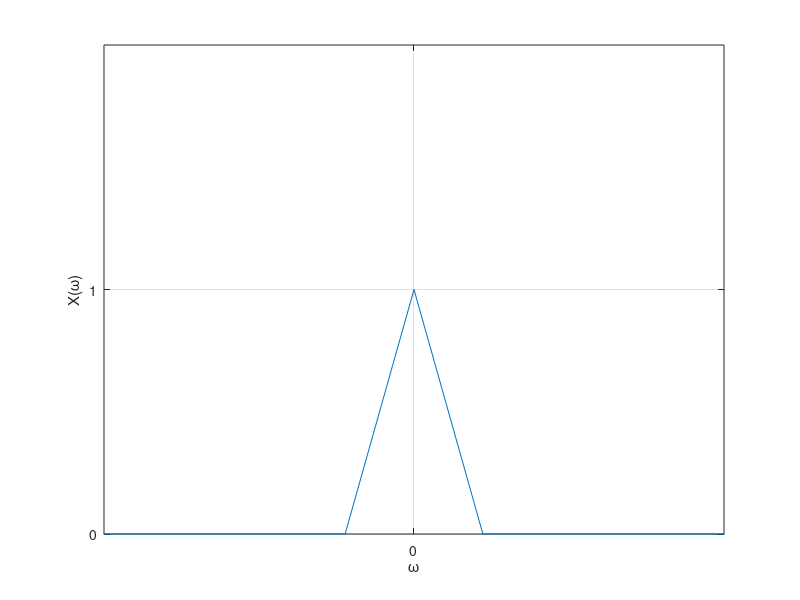
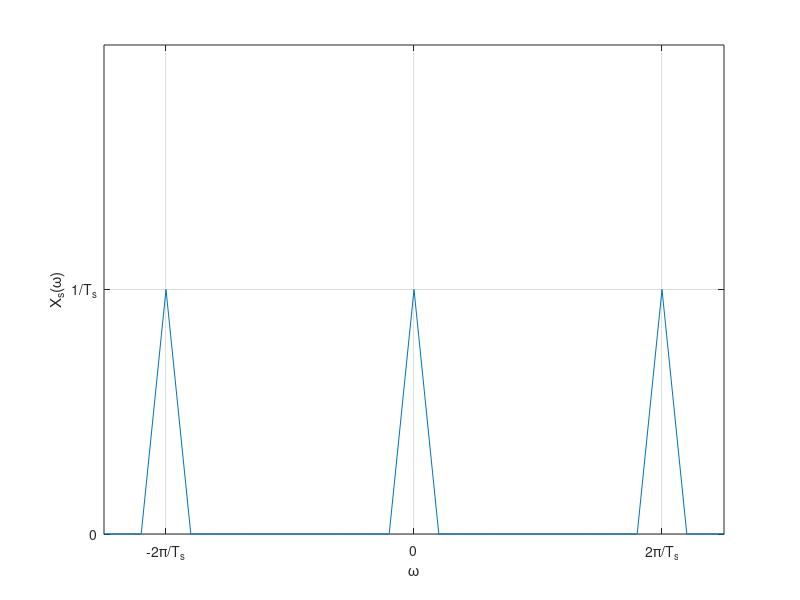
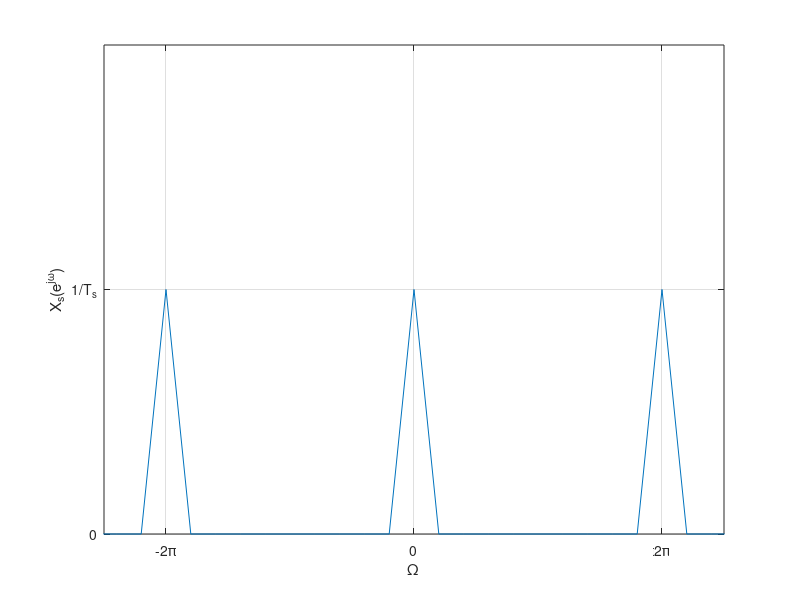
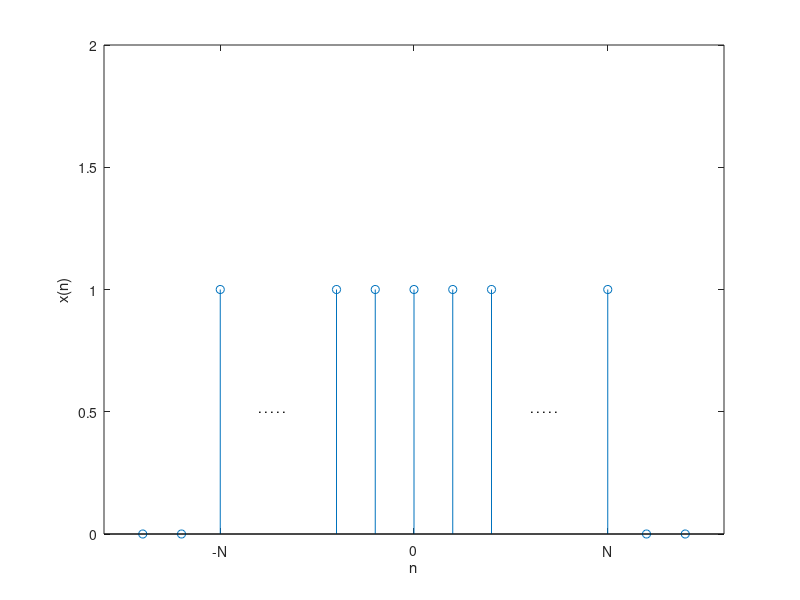

MATLAB code to generate these figures, in order:
%% ECE512 lecture 9 and 10

clear all; clc;


%% p4.32
figure(1);clf;
subplot(2,1,1)
w=0:.01:pi;
H=2*cos(2.*w).*exp(-j*2.*w);
plot(w,abs(H))
set(gca,'XLim', [0 pi],'XTick',[ 0 pi/4 pi/2 3*pi/4 pi],'XTickLabel',{'0';'\pi/4'; '\pi/2'; '3\pi/4';'\pi'})  % Set phase axis
set(gca,'YLim', [0 2])  % Set phase axis
grid
xlabel('\omega')
ylabel('|H(\omega)|')

subplot(2,1,2)
plot(w,angle(H))
set(gca,'XLim', [0 pi],'XTick',[ 0 pi/4 pi/2 3*pi/4 pi],'XTickLabel',{'0';'\pi/4'; '\pi/2'; '3\pi/4';'\pi'})  % Set phase axis
set(gca,'YLim', [-2 2])  % Set phase axis
grid
xlabel('\omega')
ylabel('\theta(\omega)')

%% triangles1
%% fft 1
figure(1); clf;
magx1=zeros(1,101);
magx1(51)=100;
plot(linspace(-10,10,length(magx1)),magx1)
xlim([-.9 .9])
ylim([0 200])
set(gca, 'XTick', [0],'XTickLabel',{ '0'})
set(gca, 'YTick', [0 100],'YTickLabel',{'0','1'})
ylabel('X(\omega)')
xlabel('\omega')
grid


figure(2); clf;
magx1(41)=100;magx1(51)=100;magx1(61)=100;
plot(linspace(-10,10,length(magx1)),magx1)
xlim([-2.5 2.5])
ylim([0 200])
set(gca, 'XTick', [-2 0 2],'XTickLabel',{'-2\pi/T_s',  '0',  '2\pi/T_s'})
set(gca, 'YTick', [0 100],'YTickLabel',{'0','1/T_s'})
ylabel('X_s(\omega)')
xlabel('\omega')
grid

figure(3); clf;
magx1(41)=100;magx1(51)=100;magx1(61)=100;
plot(linspace(-10,10,length(magx1)),magx1)
xlim([-2.5 2.5])
ylim([0 200])
set(gca, 'XTick', [-2 0 2],'XTickLabel',{'-2\pi',  '0',  '2\pi'})
set(gca, 'YTick', [0 100],'YTickLabel',{'0','1/T_s'})
ylabel('X_s(e^{j\omega})')
xlabel('\Omega')
grid

%% stem1
figure(4); clf;
N=5;
x=[-N-2 -N-1 -N -2 -1 0 1 2 N N+1 N+2];
y=[ 0 0 1 1 1 1 1 1 1 0 0]
stem(x,y)
ylim([0 2])
xlim([-N-3 N+3])
set(gca, 'XTick', [-N 0 N ],'XTickLabel',{'-N', '0', 'N'})
text(-4, .5, '. . . . .')
text(3, .5, '. . . . .')
xlabel('n')
ylabel('x(n)')

%% sinc1
figure(5);clf;
N=3;
O=-3*pi:.1:3*pi;
f=sin(O.*(N-.5))./sin(O./2);
plot(O, f)
ylim([-2 6])
xlim([-2.2*pi 2.2*pi])
set(gca, 'XTick', [-2*pi -pi 0 pi 2*pi ],'XTickLabel',{'-2\pi', '-\pi', '0', '\pi', '2\pi'})
set(gca, 'YTick', [0 5],'YTickLabel',{'0','2N+1'})
xlabel('\Omega')
ylabel('X(e^{j\Omega})')
grid